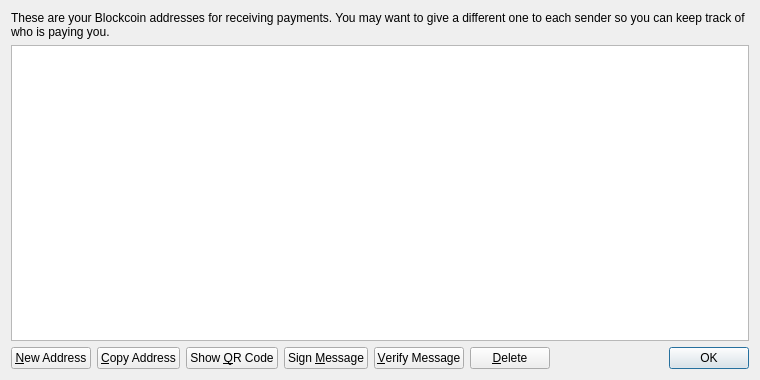
<?xml version="1.0" encoding="UTF-8"?>
<ui version="4.0">
 <class>AddressBookPage</class>
 <widget class="QWidget" name="AddressBookPage">
  <property name="geometry">
   <rect>
    <x>0</x>
    <y>0</y>
    <width>760</width>
    <height>380</height>
   </rect>
  </property>
  <property name="windowTitle">
   <string>Address Book</string>
  </property>
  <layout class="QVBoxLayout" name="verticalLayout">
   <item>
    <widget class="QLabel" name="labelExplanation">
     <property name="text">
      <string>These are your Blockcoin addresses for receiving payments. You may want to give a different one to each sender so you can keep track of who is paying you.</string>
     </property>
     <property name="textFormat">
      <enum>Qt::PlainText</enum>
     </property>
     <property name="wordWrap">
      <bool>true</bool>
     </property>
    </widget>
   </item>
   <item>
    <widget class="QTableView" name="tableView">
     <property name="contextMenuPolicy">
      <enum>Qt::CustomContextMenu</enum>
     </property>
     <property name="toolTip">
      <string>Double-click to edit address or label</string>
     </property>
     <property name="tabKeyNavigation">
      <bool>false</bool>
     </property>
     <property name="alternatingRowColors">
      <bool>true</bool>
     </property>
     <property name="selectionMode">
      <enum>QAbstractItemView::SingleSelection</enum>
     </property>
     <property name="selectionBehavior">
      <enum>QAbstractItemView::SelectRows</enum>
     </property>
     <property name="sortingEnabled">
      <bool>true</bool>
     </property>
     <attribute name="verticalHeaderVisible">
      <bool>false</bool>
     </attribute>
    </widget>
   </item>
   <item>
    <layout class="QHBoxLayout" name="horizontalLayout">
     <item>
      <widget class="QPushButton" name="newAddressButton">
       <property name="toolTip">
        <string>Create a new address</string>
       </property>
       <property name="text">
        <string>&amp;New Address</string>
       </property>
       <property name="icon">
        <iconset resource="../bitcoin.qrc">
         <normaloff>:/icons/add</normaloff>:/icons/add</iconset>
       </property>
      </widget>
     </item>
     <item>
      <widget class="QPushButton" name="copyToClipboard">
       <property name="toolTip">
        <string>Copy the currently selected address to the system clipboard</string>
       </property>
       <property name="text">
        <string>&amp;Copy Address</string>
       </property>
       <property name="icon">
        <iconset resource="../bitcoin.qrc">
         <normaloff>:/icons/editcopy</normaloff>:/icons/editcopy</iconset>
       </property>
      </widget>
     </item>
     <item>
      <widget class="QPushButton" name="showQRCode">
       <property name="text">
        <string>Show &amp;QR Code</string>
       </property>
       <property name="icon">
        <iconset resource="../bitcoin.qrc">
         <normaloff>:/icons/qrcode</normaloff>:/icons/qrcode</iconset>
       </property>
      </widget>
     </item>
     <item>
      <widget class="QPushButton" name="signMessage">
       <property name="toolTip">
        <string>Sign a message to prove you own a Blockcoin address</string>
       </property>
       <property name="text">
        <string>Sign &amp;Message</string>
       </property>
       <property name="icon">
        <iconset resource="../bitcoin.qrc">
         <normaloff>:/icons/edit</normaloff>:/icons/edit</iconset>
       </property>
      </widget>
     </item>
     <item>
      <widget class="QPushButton" name="verifyMessage">
       <property name="toolTip">
        <string>Verify a message to ensure it was signed with a specified Blockcoin address</string>
       </property>
       <property name="text">
        <string>&amp;Verify Message</string>
       </property>
       <property name="icon">
        <iconset resource="../bitcoin.qrc">
         <normaloff>:/icons/transaction_0</normaloff>:/icons/transaction_0</iconset>
       </property>
      </widget>
     </item>
     <item>
      <widget class="QPushButton" name="deleteButton">
       <property name="toolTip">
        <string>Delete the currently selected address from the list</string>
       </property>
       <property name="text">
        <string>&amp;Delete</string>
       </property>
       <property name="icon">
        <iconset resource="../bitcoin.qrc">
         <normaloff>:/icons/remove</normaloff>:/icons/remove</iconset>
       </property>
      </widget>
     </item>
     <item>
      <spacer name="horizontalSpacer">
       <property name="orientation">
        <enum>Qt::Horizontal</enum>
       </property>
       <property name="sizeHint" stdset="0">
        <size>
         <width>40</width>
         <height>20</height>
        </size>
       </property>
      </spacer>
     </item>
     <item>
      <widget class="QDialogButtonBox" name="buttonBox">
       <property name="sizePolicy">
        <sizepolicy hsizetype="Maximum" vsizetype="Fixed">
         <horstretch>0</horstretch>
         <verstretch>0</verstretch>
        </sizepolicy>
       </property>
       <property name="standardButtons">
        <set>QDialogButtonBox::Ok</set>
       </property>
      </widget>
     </item>
    </layout>
   </item>
  </layout>
 </widget>
 <resources>
  <include location="../bitcoin.qrc"/>
 </resources>
 <connections/>
</ui>
